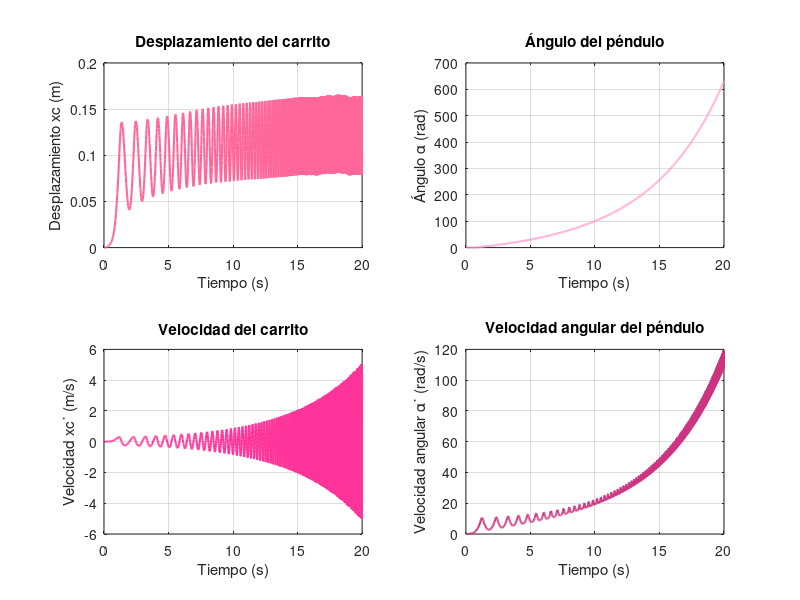

The MATLAB source for this figure:
% Parámetros 
prmtr.Ip = 0.0079;      % kg*m^2  Inerciap
prmtr.Mc = 0.7031;      % kg      Masac
prmtr.lp = 0.3302;      % m       Dist del pivote al CG del p
prmtr.Mp = 0.23;        % kg      Masap
prmtr.Fc = 0;           % N       Fuerza externa 
prmtr.Beq = 4.3;        % Ns/m    Coef de amortiguamiento del c
prmtr.g = 9.81;         % m/s^2   Aceleración gravitacional
prmtr.Bp = 0.0024;      % Nms/rad Coef de amortiguamiento del p

% Condiciones iniciales
alpha0 = deg2rad(1);  % grados a radianes
xc0 = 0;              % Posición inicial c
alphadot0 = 0;        % Velocidad angular inicial p
xcdot0 = 0;           % Velocidad inicial c

x0 = [xc0; xcdot0; alpha0; alphadot0]; % Vector de condiciones iniciales

% Tiempo de simulación
tspan = [0 20];

% ode45 
[t, solu] = ode45(@(t, x) [
    x(2); 
    ((prmtr.Ip + prmtr.Mp*prmtr.lp^2)*prmtr.Fc + prmtr.Mp^2*prmtr.lp^2*prmtr.g*cos(x(3))*sin(x(3)) ...
    - (prmtr.Ip + prmtr.Mp*prmtr.lp^2)*prmtr.Beq*x(2) - (prmtr.Ip*prmtr.Mp*prmtr.lp - prmtr.Mp^2*prmtr.lp^3)*x(4)^2*sin(x(3)) ...
    - prmtr.Mp*prmtr.lp*x(4)*cos(x(3))*prmtr.Bp) / ...
    ((prmtr.Mc + prmtr.Mp)*prmtr.Ip + prmtr.Mc*prmtr.Mp*prmtr.lp^2 + prmtr.Mp^2*prmtr.lp^2*sin(x(3))^2);
    x(4);
    ((prmtr.Mc + prmtr.Mp)*prmtr.Mp*prmtr.g*prmtr.lp*sin(x(3)) - (prmtr.Mc + prmtr.Mp)*prmtr.Bp*x(4) ...
    + prmtr.Fc*prmtr.Mp*prmtr.lp*cos(x(3)) - prmtr.Mp^2*prmtr.lp^2*x(4)^2*sin(x(3))*cos(x(3)) ...
    - prmtr.Beq*prmtr.Mp*prmtr.lp*x(2)*cos(x(3))) / ...
    ((prmtr.Mc + prmtr.Mp)*prmtr.Ip + prmtr.Mc*prmtr.Mp*prmtr.lp^2 + prmtr.Mp^2*prmtr.lp^2*sin(x(3))^2)
], tspan, x0);

% Graficar resultados

% Desplazamiento del carrito
figure;
subplot(2,2,1);
plot(t, solu(:,1), 'Color', [1 0.4 0.6], 'LineWidth', 1.5);
xlabel('Tiempo (s)');
ylabel('Desplazamiento xc (m)');
title('Desplazamiento del carrito');
grid on;

% Ángulo del péndulo
subplot(2,2,2);
plot(t, solu(:,3), 'Color', [1 0.6 0.8], 'LineWidth', 1.5);
xlabel('Tiempo (s)');
ylabel('Ángulo α (rad)');
title('Ángulo del péndulo');
grid on;

% Velocidad del carrito (xc_dot)
subplot(2,2,3);
plot(t, solu(:,2), 'Color', [1 0.2 0.6], 'LineWidth', 1.5);
xlabel('Tiempo (s)');
ylabel('Velocidad xc˙ (m/s)');
title('Velocidad del carrito');
grid on;

% Velocidad angular del péndulo (alpha_dot)
subplot(2,2,4);
plot(t, solu(:,4), 'Color', [0.8 0.2 0.5], 'LineWidth', 1.5);
xlabel('Tiempo (s)');
ylabel('Velocidad angular α˙ (rad/s)');
title('Velocidad angular del péndulo');
grid on;
